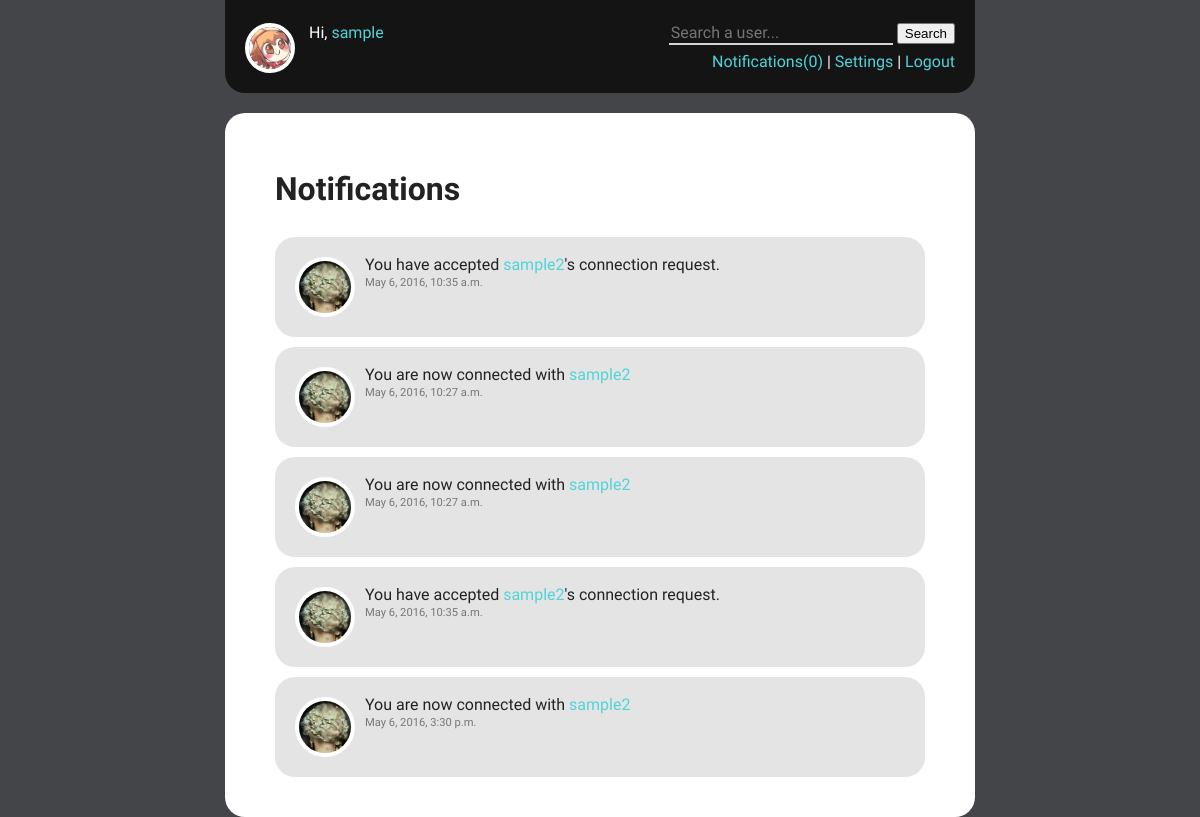
The page /user/notifications/ (signed in) on the database its author committed.
### user/models.py (models this page shows, shortened)
class User(models.Model):
    VIS_CHOICES=(
        (0, 'Private'),
        (1, 'Public'),
    )
    username = models.CharField(max_length=50)
    password = models.CharField(max_length=50)
    email = models.EmailField()
    displayname = models.CharField(max_length=50)
    description = models.CharField(max_length=200, blank=True)
    vis = models.PositiveSmallIntegerField(choices=VIS_CHOICES)
    profileImg = models.ImageField(upload_to='pic/', default = 'pic/default.jpg')
    bgImg = models.ImageField(upload_to='bg/', default = 'bg/default.jpg')  #change to imagefield?
    useBg = models.BooleanField()

class Notification(models.Model):
    fromuser = models.PositiveIntegerField()
    touser = models.PositiveIntegerField()
    is_read = models.BooleanField(default=False)
    is_accepted = models.BooleanField(default=False)
    notif_date = models.DateTimeField(default=datetime.datetime.now())
    message = models.CharField(max_length=100)
    def from_username(self):
        u = User.objects.get(id=self.fromuser)
        return u.username
    def to_username(self):
        u = User.objects.get(id=self.touser)
        return u.username
    def from_user_profileimg(self):
        u = User.objects.get(id=self.fromuser)
        return u.profileImg
    def to_user_profileimg(self):
        u = User.objects.get(id=self.touser)
        return u.profileImg

### user/views.py (the view)
def notifications(request):
    u = getLoggedInUser(request)
    notifs = Notification.objects.filter(Q(fromuser=u.id) & Q(is_accepted=True) | Q(touser=u.id))
    toread = Notification.objects.filter(Q(fromuser=u.id) & Q(is_accepted=True) | Q(touser=u.id) & Q(is_accepted=False))
    for n in toread:
        n.is_read = True
        n.save()
    notifNum = getUnreadNotifNum(request)
    template = loader.get_template('user/notifications.html')
    return HttpResponse(template.render({'user': u, 'notifs': notifs, 'notifNum': notifNum}, request))

### user/views.py (called while the page is built)
def getLoggedInUser(request):
    uid = request.session.get('login_id')
    try:
        u = User.objects.get(id=uid)
    except User.DoesNotExist:
        return None
    return u

def getUnreadNotifNum(request):
    u = getLoggedInUser(request)
    if u:
        num = Notification.objects.filter(Q(fromuser=u.id) & Q(is_accepted=True) & Q(is_read=False) |  Q(touser=u.id) & Q(is_accepted=False) & Q(is_read=False)).count()
        return num

### user/templates/user/notifications.html (shortened to what this page needs)
{% extends 'main/layout.html' %}
{% block content %}
<div class="realcontent">
  <h1>Notifications</h1>
{% if notifs %}
{% for notif in notifs %}
    <div class="notif">
    {% if notif.fromuser == request.session.login_id %}
    <img src="/media/{{ notif.to_user_profileimg }}" />
        {% if notif.is_accepted %}
            You are now connected with <a href="{% url 'user:search' notif.touser %}">{{ notif.to_username }}</a>
        {% endif %}
        <br/><span>{{ notif.notif_date }}</span>
    {% else %}
    <img src="/media/{{ notif.from_user_profileimg }}" />
        {% if notif.is_accepted %}
            You have accepted <a href="{% url 'user:search' notif.fromuser %}">{{ notif.from_username }}</a>'s connection request.
        {% else %}
            <a href="{% url 'user:search' notif.fromuser %}">{{ notif.from_username }}</a> has sent you a connection request.
        {% endif %}
        <br/><span>{{ notif.notif_date }}</span>
    {% endif %}
    </div>
{% endfor %}
{% else %}
  <p class="message">You do not have any notifications yet.</p>
{% endif %}
</div>
{% endblock %}

### main/templates/main/layout.html (shortened to what this page needs)
<!DOCTYPE html>
<html lang="en">
<head>
  {% load staticfiles %}
  <link type="text/css" rel="stylesheet" href="{% static 'animate.css' %}" />
  <link type="text/css" rel="stylesheet" href="{% static 'stylesheet.css' %}" />
  <link type="text/css" rel="stylesheet" href="{% static 'font-awesome-4.6.2/css/font-awesome.min.css' %}">
</head>
<body>
<div class="content">
<div class="header">
{% if request.session.login_id %}
  <div class="header-leftbar">
    <img src="/media/{{ user.profileImg }}" class="profileImg">
    Hi, <a href="{% url 'user:index' %}">{{ user.username }}</a>
  </div><div class="header-rightbar">
  <form action="{% url 'user:searchuser' %}" method="post">
    <input type="text" name="user_name" placeholder="Search a user..." />
    <input type="submit" value="Search" />
  </form>
  <a href="{% url 'user:notifications' %}">Notifications({{ notifNum }})</a> |
  <a href="{% url 'user:settings' %}">Settings</a> |
  <a href="{% url 'user:logout' %}">Logout</a>
  </div>
{% else %}
<div class="header-rightbar">
  <a href="{% url 'main:register' %}">Register</a> | <a href="{% url 'main:login' %}">Login</a>
</div>
{% endif %}
</div>
<div class="contentbox">
{% block content %}{% endblock %}
</div>
</div>
</body>
</html>

### static/stylesheet.css (style rules this page uses)
*, *:after, *:before { -webkit-box-sizing: border-box; -moz-box-sizing: border-box; box-sizing: border-box; }
html, body { width:100%; height:100%; }
body { background-color:#434548; color: #222; line-height: 1.6; font-family: 'Oxygen', calibri, sans-serif; margin:0px; }
a { color: #50d4d9; text-decoration:none; border:none; }
.content { width:750px; margin-left:auto; margin-right:auto; position:relative; }
.notif { border-radius:20px; background-color:#e4e4e4; width:100%; position:relative; min-height:100px; padding:20px; line-height:1em; margin-bottom:10px; }
.notif img { float:left; vertical-align: middle; border: 4px solid #fff; border-radius:100%; margin-right:10px; height:60px; width:60px; }
.notif span { font-size:0.7em; color:#777; display:inline-block; }
.header { color:#fff; background:rgba(0, 0, 0, 0.7); border-radius: 0px 0px 20px 20px; padding: 0px; margin-bottom:20px; min-height:50px; position:relative; overflow:hidden; }
.header-leftbar { padding:20px; }
.header-leftbar .profileImg { border: 4px solid #fff; border-radius:100%; vertical-align:text-top; margin-right:10px; height:50px; width:50px; }
.header-rightbar { position:absolute; right:0px; top:0px; text-align:right; padding:20px; }
.header-rightbar form { margin-bottom:3px; }
.header-rightbar form input[type="text"] { color:#fff; font-size:1em; font-family: 'Oxygen', calibri, sans-serif; background-color:transparent; border:none; border-bottom:2px solid #d4d6d8; }
.contentbox { background-color: #fff; border-radius: 20px; overflow:hidden; min-height:300px; margin-bottom:50px; }
.realcontent { padding: 30px 50px; }

### rows shown on the page
User: profileImg (picture), username "sample"
Notification: from_user_profileimg (picture), from_username "sample2", notif_date "May 6, 2016, 10:35 a.m."
Notification: to_user_profileimg (picture), to_username "sample2", notif_date "May 6, 2016, 10:27 a.m."
Notification: to_user_profileimg (picture), to_username "sample2", notif_date "May 6, 2016, 10:27 a.m."
Notification: from_user_profileimg (picture), from_username "sample2", notif_date "May 6, 2016, 10:35 a.m."
Notification: to_user_profileimg (picture), to_username "sample2", notif_date "May 6, 2016, 3:30 p.m."

### other values the page prints
{{ notifNum }} "0"
